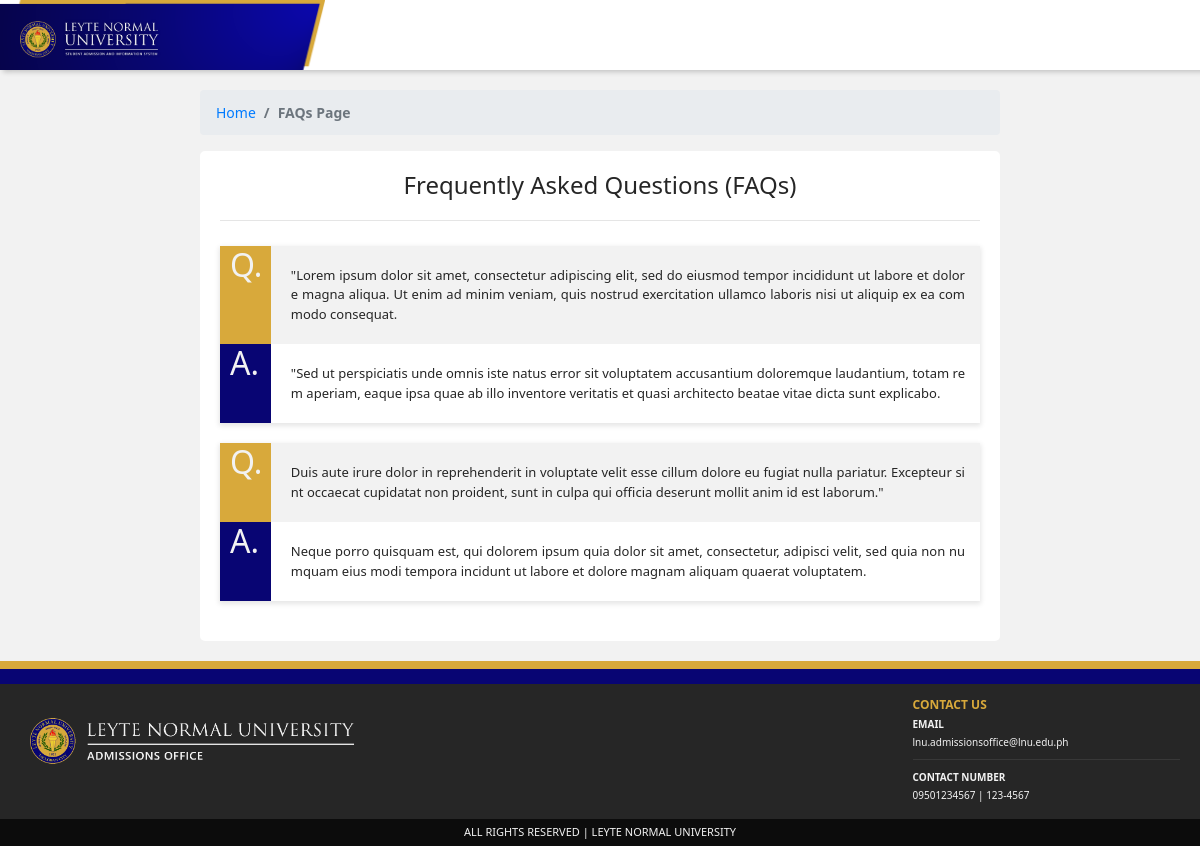
The page /pages/faqs.php on the database as committed earlier.
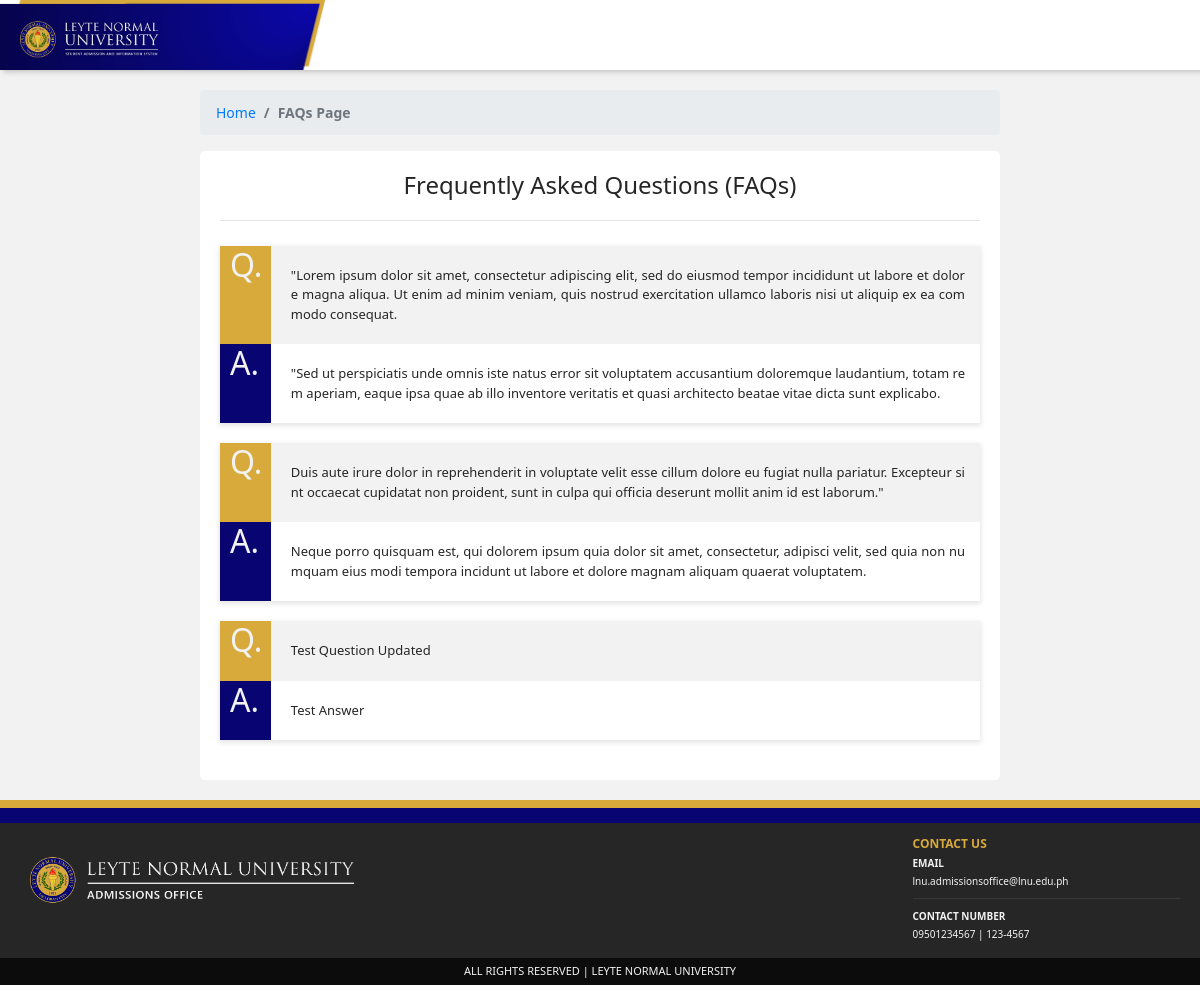
The same page on the database as committed later.
### tables this page shows
CREATE TABLE `tbl_faqs` (
  `id` int(11) NOT NULL,
  `question` text NOT NULL,
  `answer` text NOT NULL
);

### pages/faqs.php (the view, shortened to what this page needs)
<?php
	require 'backend/config/db_pdo.php';
	require 'backend/config/db_mysqli.php';
?>
<!DOCTYPE html>
<html>
<head>
		<link rel="stylesheet" type="text/css" href="assets/libs/bootstrap/css/bootstrap.min.css">
		<link rel="stylesheet" type="text/css" href="assets/libs/font-awesome/css/all.css">
		<link rel="stylesheet" type="text/css" href="assets/css/style.css">
</head>
<body>
	<nav class="navbar navbar-expand-sm student-navbar-main">
		<div class="student-navbar-logo-container">
			<a class="navbar-brand" href="index.php">
				<img src="assets/images/navbar_logo_main.png" class="logo">
			</a>
		</div>
	</nav>
	<div class="container-fluid" style="height: 100%;">
		<div class="row">
			<div class="col-md-2"></div>
			<div class="col-md-8 home" style="margin-bottom: 20px;">
				<div class="row">
					<div class="page-navigation">
						<ol class="breadcrumb">
	          				<li class="breadcrumb-item"><a href="index.php">Home</a></li>
	          				<li class="breadcrumb-item active">FAQs Page</li>
	        			</ol>
					</div>
				</div>
				<div class="row">
					<div class="home-container">
						<div class="faq-header" align="center">
							<h4 style="color: #262626;">Frequently Asked Questions (FAQs)</h4>
							<hr class="default-divider ml-auto">
						</div>
						<?php
							$queryFAQs = "SELECT * from tbl_faqs";
							$fetchFAQs = mysqli_query($connection, $queryFAQs);
							if($fetchFAQs){
								$numFAQs = mysqli_num_rows($fetchFAQs);
							}
							if($numFAQs > 0){
								$sqlFaq = $conn->prepare("SELECT * FROM tbl_faqs");
								$sqlFaq->execute();
								while($fetchFaq = $sqlFaq->fetch()){
							?>
								<div class="faq-card">
									<div class="faq-card-question">
										<div class="row">
											<div class="col-md-1 faq-card-question-header">
												<h2>Q.</h2>
											</div>
											<div class="col-md-11 faq-card-content">
												<p style="white-space: normal; word-break: break-all; margin: 10px 20px 10px 10px; font-size: 13px;"><?php echo $fetchFaq['question']?></p>
											</div>
										</div>
									</div>
									<div class="faq-card-answer">
										<div class="row">
											<div class="col-md-1 faq-card-answer-header">
												<h2>A.</h2>
											</div>
											<div class="col-md-11 faq-card-content">
												<p style="white-space: normal; word-break: break-all; margin: 10px 20px 10px 10px; font-size: 13px;"><?php echo $fetchFaq['answer']?></p>
											</div>
										</div>
									</div>
								</div>
							<?php
								}
							}else{
								echo "<p style='text-align: center'><i>FAQs not yet set, please contact the Admissions Office!</i></p>";
							}
						?>
					</div>
				</div>
			</div>
			<div class="col-md-2"></div>
		</div>
	</div>
	<div class="footer-container-main">
		<div class="student-footer-first"></div>
		<div class="student-footer-second"></div>
		<div class="student-footer-main">
			<div class="row">
				<div class="col-md-9">
					<div class="footer-logo-container">
						<img src="assets/images/footer_logo.png" class="footer-logo">
					</div>
				</div>
				<div class="col-md-3">
					<div class="footer-contact-container">
						<p class="footer-contact-header">CONTACT US</p>
						<p class="footer-contact-subheader">EMAIL</p>
						<p class="footer-contact-text">lnu.admissionsoffice@lnu.edu.ph</p>
						<hr class="footer-divider">
						<p class="footer-contact-subheader">CONTACT NUMBER</p>
						<p class="footer-contact-text">09501234567 | 123-4567</p>
					</div>
				</div>
			</div>
		</div>
		<div class="footer-subfooter">
			<p class="subfooter-text">ALL RIGHTS RESERVED | LEYTE NORMAL UNIVERSITY</p>
		</div>
	</div>
</body>
</html>

Rows that differ between the two databases and show on the page:
added tbl_faqs: question "Test Question Updated", answer "Test Answer"
